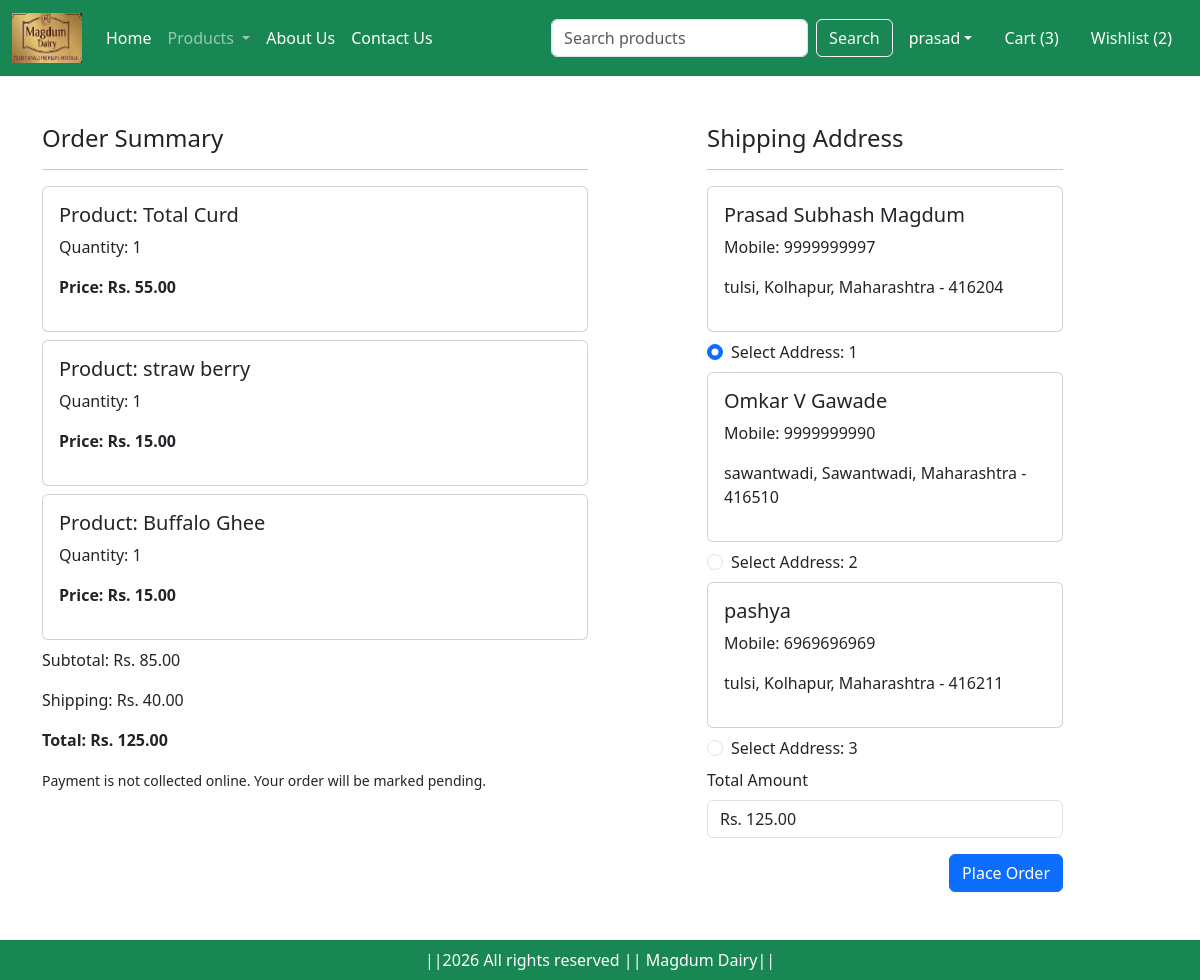
Screenshot of /checkout/ (signed in) with the database file from the repository.
### app/models.py (models this page shows, shortened)
class Cart(models.Model):
    user = models.ForeignKey(User,on_delete=models.CASCADE)
    product = models.ForeignKey(Product,on_delete=models.CASCADE)
    quantity = models.PositiveIntegerField(default=1)
    class Meta:
        constraints = [
            models.UniqueConstraint(fields=['user', 'product'], name='unique_cart_user_product'),
        ]
    @property
    def total_cost(self):
        return self.quantity * self.product.discounted_price

class Product(models.Model):
    title= models.CharField(max_length=100)
    selling_price = models.DecimalField(max_digits=10, decimal_places=2)
    discounted_price = models.DecimalField(max_digits=10, decimal_places=2)
    description = models.TextField()
    composition=models.TextField(default='')
    prodapp=models.TextField(default='')
    category=models.CharField(choices=CATEGORY_CHOICES, max_length=2)
    product_image=models.ImageField(upload_to='product')

class Customer(models.Model):
    user = models.ForeignKey(User , on_delete=models.CASCADE)
    name= models.CharField(max_length=200)
    locality = models.CharField(max_length=200)
    city = models.CharField(max_length=50)
    mobile = models.CharField(max_length=16)
    zipcode = models.CharField(max_length=10)
    state =  models.CharField(choices=STATE_CHOICES, max_length=100)

### app/views.py (the view, shortened to what this page needs)
# urls.py: path('checkout/', views.checkout.as_view(), name='checkout'),
@method_decorator(login_required, name='dispatch')
class checkout(View):
    def get(self, request):
        cart_items = list(Cart.objects.filter(user=request.user).select_related('product'))
        if not cart_items:
            messages.info(request, "Your cart is empty.")
            return redirect('showcart')
        add = Customer.objects.filter(user=request.user)
        amount, totalamount = _cart_totals(cart_items)
        if not add.exists():
            messages.info(request, "Add a shipping address before checkout.")
            return redirect('profile')
        return render(request, 'app/checkout.html', {
            'add': add,
            'cart_items': cart_items,
            'amount': amount,
            'shipping_cost': SHIPPING_COST,
            'totalamount': totalamount,
        })

### app/context_processors.py (called while the page is built)
def cart_count(request):
    count = 0
    wishlist_count = 0
    if request.user.is_authenticated:
        count = Cart.objects.filter(user=request.user).values_list('quantity', flat=True)
        count = sum(count)
        wishlist_count = WishlistItem.objects.filter(user=request.user).count()
    return {'cart_count': count, 'wishlist_count': wishlist_count}

### app/views.py (called while the page is built)
def _cart_totals(cart_items):
    amount = sum(
        (item.quantity * item.product.discounted_price for item in cart_items),
        start=Decimal('0.00'),
    )
    return amount, amount + SHIPPING_COST if cart_items else Decimal('0.00')

### app/templates/app/checkout.html (shortened to what this page needs)
{% extends "app/base.html" %}
{% load static %}
{% block main-content %}
<div class="container">
<div class="row mt-5">
    <div class="col-sm-6">
        <h4>Order Summary</h4>
        <hr>
        {% for item in cart_items %}
            <div class="card mb-2">
                <div class="card-body">
                    <h5>Product: {{ item.product.title }}</h5>
                    <p>Quantity: {{ item.quantity }}</p>
                    <p class="fw-bold">Price: Rs. {{ item.total_cost }}</p>
                </div>
            </div>
        {% endfor %}
            <p>Subtotal: Rs. {{ amount }}</p>
            <p>Shipping: Rs. {{ shipping_cost }}</p>
            <p class="fw-bold">Total: Rs. {{ totalamount }}</p>
            <small>Payment is not collected online. Your order will be marked pending.</small>
    </div>
    <div class="col-sm-4 offset-sm-1">
        <h4>Shipping Address</h4>
        <hr>
        <form method="post" id="checkout-form">
            {% for ad   in  add %}
            <div class="card">
            <div class="card-body">
                <h5>{{ad.name}}</h5>
                <p>Mobile: {{ad.mobile}}</p>
                <p>{{ad.locality}}, {{ad.city}}, {{ad.get_state_display}} - {{ad.zipcode}}</p>
                </div>
            </div>
            <div class="form-check mt-2 mb-2">
                <input class="form-check-input" type="radio" name="custid" id="custadd{{forloop.counter}}" value="{{ad.id}}" {% if forloop.first %}checked{% endif %}>
                <label class="form-check-label" for="custadd{{forloop.counter}}">
                    Select Address: {{forloop.counter}}</label>
            </div>
            {% endfor %}
            <div class="from-check mb-3">
                <label for ="totamount" class="form-label">Total Amount</label>
                <input type="text" class="form-control" id="totamount" value="Rs. {{ totalamount }}" readonly>
            </div>
            <div class="text-end">
                <button type="submit" class="btn btn-primary">Place Order</button>
            </div>
        </form>
    </div>
</div>
</div>
{% endblock main-content %}

### app/templates/app/base.html (shortened to what this page needs)
<!DOCTYPE html>
{% load static %}
<html lang="en">
<head>
    <link href="https://cdn.jsdelivr.net/npm/bootstrap@5.3.3/dist/css/bootstrap.min.css"
    rel="stylesheet"
>
    <link rel="stylesheet" href="{% static 'app/css/owl.carousel.min.css' %}"/>
    <link rel="stylesheet"href="{% static 'app/css/all.min.css'%}"/>
    <link rel="stylesheet"href="{% static 'app/css/style.css'%}"/>
</head>
<body>
    <nav class="navbar navbar-expand-lg navbar-dark bg-success">
        <div class="container-fluid">
          <a class="navbar-brand" href="{% url 'home' %}">
            <img src="{% static 'app/images/product/Neel.png' %}" width="70" height="50" alt="Magdum Dairy">
          </a>
          <div class="collapse navbar-collapse" id="navbarSupportedContent">
            <ul class="navbar-nav me-auto mb-2 mb-lg-0">
              <li class="nav-item">
                <a class="nav-link active" aria-current="page" href="{% url 'home' %}">Home</a>
              </li>
              <li class="nav-item dropdown">
                <a class="nav-link dropdown-toggle" href="#" role="button" data-bs-toggle="dropdown" aria-expanded="false">
                  Products
                </a>
              </li>
              <li class="nav-item">
                <a class="nav-link text-white" href="{% url 'about' %}">About Us</a>
              </li>
              <li class="nav-item">
                <a class="nav-link text-white" href="{% url 'contact' %}">Contact Us</a>
              </li>
            </ul>
            <form class="d-flex" role="search" method="get" action="{% url 'product-search' %}">
              <input class="form-control me-2" type="search" name="q" value="{{ request.GET.q }}" placeholder="Search products" aria-label="Search products">
              <button class="btn btn-outline-light" type="submit">Search</button>
            </form>
          </div>
          <ul class="navbar-nav mb-2 mb-lg-0">
            {% if request.user.is_authenticated %}
            <li class="nav-item dropdown mx-2">
                <a class="nav-link dropdown-toggle text-white" href="#"
                id="profileDropdown" role="button" data-bs-toggle="dropdown"
                aria-expanded="false">{{ request.user.get_short_name|default:request.user.username }}</a>
            </li>
            <li class="nav-item mx-2">
                <a href="{% url 'showcart' %}" class="nav-link text-white">Cart ({{ cart_count }})</a>
            </li>
            <li class="nav-item mx-2">
                <a href="{% url 'wishlist' %}" class="nav-link text-white">Wishlist ({{ wishlist_count }})</a>
            </li>
            {% endif %}
          </ul>
        </div>
      </nav>
      {%block main-content%}{%endblock main-content%}
      <footer class="container-fluid bg-success text-center text-white p-2 mt-5">
         ||{% now "Y" %} All rights reserved || Magdum Dairy||
      </footer>
</body>
</html>

### rows the page displays
Cart: product "Total Curd", quantity "1", total_cost "55.00"
Cart: product "straw berry", quantity "1", total_cost "15.00"
Cart: product "Buffalo Ghee", quantity "1", total_cost "15.00"
Customer: name "Prasad Subhash Magdum", mobile "9999999997", locality "tulsi", city "Kolhapur", state "Maharashtra", zipcode "416204"
Customer: name "Omkar V Gawade", mobile "9999999990", locality "sawantwadi", city "Sawantwadi", state "Maharashtra", zipcode "416510"
Customer: name "pashya", mobile "6969696969", locality "tulsi", city "Kolhapur", state "Maharashtra", zipcode "416211"

### other values shown
{{ request.user.get_short_name|default:request.user.username }} "prasad"
{{ cart_count }} "3"
{{ wishlist_count }} "2"
{{ amount }} "85.00"
{{ shipping_cost }} "40.00"
{{ totalamount }} "125.00"
